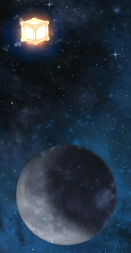
#> input picture lab_1/Darkorbit.PNG, 131 x 253 px, given in place of the camera
$ jupyter execute lab2_2_cv2-Ilya.ipynb
#> lines starting #> are read from the running program, lines starting #| are printed output that depends on the picture
[cell 1]
import numpy as np
import cv2
from matplotlib import pyplot as plt

[cell 2]
cap = cv2.VideoCapture(0)

w = int(cap.get(cv2.CAP_PROP_FRAME_WIDTH))
h = int(cap.get(cv2.CAP_PROP_FRAME_HEIGHT))

_, prev = cap.read()
#> prev is the input picture: shape (253, 131, 3); mean B, G, R 66.5, 50.9, 36.9
prev_gray = cv2.cvtColor(prev, cv2.COLOR_BGR2GRAY)
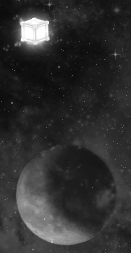
#> prev_gray: shape (253, 131); min 8, max 255, mean 48.5
prev_pts = cv2.goodFeaturesToTrack(prev_gray,
                                    maxCorners=200,
                                    qualityLevel=0.01,
                                    minDistance=30,
                                    blockSize=3)
#> prev_pts = 25 rows, first 8: [21, 40], [48, 21], [115, 54], [12, 103], [59, 66], [52, 241], [14, 171], [15, 212]
while(1):
    ret, frame = cap.read()
    if not ret: continue
    curr_gray = cv2.cvtColor(frame, cv2.COLOR_BGR2GRAY)
    curr_pts, status, err = cv2.calcOpticalFlowPyrLK(prev_gray, curr_gray, prev_pts, None)
#> curr_pts has the same summary as prev_pts; status = 25 values from 1 to 1; err = 25 values from 0 to 0

    idx = np.where(status==1)[0]
#> idx = 25 values from 0 to 24
    prev_pts = prev_pts[idx]
    curr_pts = curr_pts[idx]

    m, inliners = cv2.estimateAffinePartial2D(prev_pts, curr_pts, False)
#> m = [[1, 0, 0], [0, 1, 0]]; inliners = 25 values from 1 to 1

    res = cv2.warpAffine(curr_gray, cv2.UMat(m), (w, h), flags=cv2.INTER_NEAREST|cv2.WARP_INVERSE_MAP)

    cv2.imshow('frame', res)

    if cv2.waitKey(3) & 0xff == 27:
#> (key Esc is pressed here)
        break

cap.release()
cv2.destroyAllWindows()
